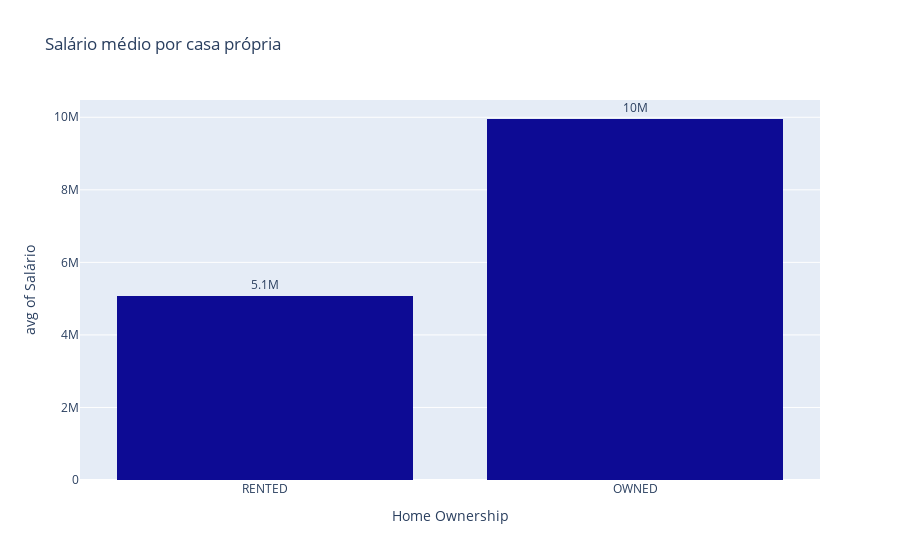

The cell this chart's notebook holds for it:
### Markdown cell above
# Income x Home Ownership
Reposta: Seria sim, existem uma tendencia de acordo com o gráfico que mostra que clientes com renda mais possuem casa própria, provavelmente porque uma maior quantida de dinheiro direciona para investimentos, no caso, comprar uma casa própria.

### Code cell
fig = px.histogram(
    df,
    x='Home Ownership',
    y="Income",
    histfunc='avg',
    text_auto=".2s",                   
    labels={"Income":"Salário", "Home ownership":"Casa Própria"},
    title="Salário médio por casa própria"
)

fig.update_traces(
    textposition="outside",
    marker_color="#0D0B94"    
)

### Figure 1 — Plotly figure (JSON) as saved in the notebook; plotly's stock layout.template omitted (floating-point values rounded to 4 significant figures; data arrays with more than 128 entries replaced by an {"elided": "..."} marker saying what was removed)
{"data": [{"bingroup": "x", "histfunc": "avg", "hovertemplate": "Home Ownership=%{x}<br>avg of Salário=%{y}<extra></extra>", "legendgroup": "", "marker": {"color": "#0D0B94", "pattern": {"shape": ""}}, "name": "", "orientation": "v", "showlegend": false, "textposition": "outside", "texttemplate": "%{value:.2s}", "type": "histogram", "x": {"elided": "164 str values"}, "xaxis": "x", "y": {"elided": "164 float values"}, "yaxis": "y"}], "layout": {"barmode": "relative", "legend": {"tracegroupgap": 0}, "title": {"text": "Salário médio por casa própria"}, "xaxis": {"anchor": "y", "domain": [0, 1], "title": {"text": "Home Ownership"}}, "yaxis": {"anchor": "x", "domain": [0, 1], "title": {"text": "avg of Salário"}}}}
